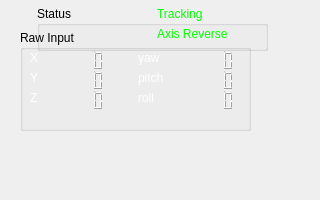
         <widget class="QWidget" name="headPoseWidget" native="true">
          <property name="sizePolicy">
           <sizepolicy hsizetype="Preferred" vsizetype="Preferred">
            <horstretch>0</horstretch>
            <verstretch>0</verstretch>
           </sizepolicy>
          </property>
          <property name="minimumSize">
           <size>
            <width>320</width>
            <height>200</height>
           </size>
          </property>
          <property name="maximumSize">
           <size>
            <width>320</width>
            <height>200</height>
           </size>
          </property>
          <property name="styleSheet">
           <string notr="true"/>
          </property>
          <widget class="QGroupBox" name="groupBox">
           <property name="geometry">
            <rect>
             <x>20</x>
             <y>30</y>
             <width>231</width>
             <height>101</height>
            </rect>
           </property>
           <property name="title">
            <string>Raw Input</string>
           </property>
           <property name="flat">
            <bool>true</bool>
           </property>
           <property name="checkable">
            <bool>false</bool>
           </property>
           <widget class="QLCDNumber" name="lcdNumRotZ">
            <property name="geometry">
             <rect>
              <x>150</x>
              <y>60</y>
              <width>71</width>
              <height>21</height>
             </rect>
            </property>
            <property name="frameShape">
             <enum>QFrame::NoFrame</enum>
            </property>
            <property name="numDigits">
             <number>6</number>
            </property>
           </widget>
           <widget class="QLCDNumber" name="lcdNumRotX">
            <property name="geometry">
             <rect>
              <x>150</x>
              <y>20</y>
              <width>71</width>
              <height>21</height>
             </rect>
            </property>
            <property name="frameShape">
             <enum>QFrame::NoFrame</enum>
            </property>
            <property name="numDigits">
             <number>6</number>
            </property>
           </widget>
           <widget class="QLabel" name="label_4">
            <property name="geometry">
             <rect>
              <x>10</x>
              <y>20</y>
              <width>21</width>
              <height>16</height>
             </rect>
            </property>
            <property name="styleSheet">
             <string notr="true">border:none;
color:white</string>
            </property>
            <property name="text">
             <string>X</string>
            </property>
           </widget>
           <widget class="QLabel" name="label_5">
            <property name="geometry">
             <rect>
              <x>10</x>
              <y>40</y>
              <width>21</width>
              <height>16</height>
             </rect>
            </property>
            <property name="styleSheet">
             <string notr="true">border:none;
color:white;</string>
            </property>
            <property name="text">
             <string>Y</string>
            </property>
           </widget>
           <widget class="QLCDNumber" name="lcdNumZ">
            <property name="geometry">
             <rect>
              <x>30</x>
              <y>60</y>
              <width>61</width>
              <height>21</height>
             </rect>
            </property>
            <property name="frameShape">
             <enum>QFrame::NoFrame</enum>
            </property>
           </widget>
           <widget class="QLabel" name="label_6">
            <property name="geometry">
             <rect>
              <x>10</x>
              <y>60</y>
              <width>21</width>
              <height>16</height>
             </rect>
            </property>
            <property name="styleSheet">
             <string notr="true">color:white;
border:none;</string>
            </property>
            <property name="text">
             <string>Z</string>
            </property>
           </widget>
           <widget class="QLCDNumber" name="lcdNumY">
            <property name="geometry">
             <rect>
              <x>30</x>
              <y>40</y>
              <width>61</width>
              <height>21</height>
             </rect>
            </property>
            <property name="frameShape">
             <enum>QFrame::NoFrame</enum>
            </property>
           </widget>
           <widget class="QLabel" name="label_7">
            <property name="geometry">
             <rect>
              <x>118</x>
              <y>60</y>
              <width>21</width>
              <height>16</height>
             </rect>
            </property>
            <property name="styleSheet">
             <string notr="true">border:none;
color:white;</string>
            </property>
            <property name="text">
             <string>roll</string>
            </property>
           </widget>
           <widget class="QLabel" name="label_8">
            <property name="geometry">
             <rect>
              <x>118</x>
              <y>40</y>
              <width>31</width>
              <height>16</height>
             </rect>
            </property>
            <property name="styleSheet">
             <string notr="true">color:white;
border:none;</string>
            </property>
            <property name="text">
             <string>pitch</string>
            </property>
           </widget>
           <widget class="QLabel" name="label_9">
            <property name="geometry">
             <rect>
              <x>118</x>
              <y>20</y>
              <width>31</width>
              <height>16</height>
             </rect>
            </property>
            <property name="styleSheet">
             <string notr="true">border:none;
color:white;</string>
            </property>
            <property name="text">
             <string>yaw</string>
            </property>
           </widget>
           <widget class="QLCDNumber" name="lcdNumRotY">
            <property name="geometry">
             <rect>
              <x>150</x>
              <y>40</y>
              <width>71</width>
              <height>21</height>
             </rect>
            </property>
            <property name="frameShape">
             <enum>QFrame::NoFrame</enum>
            </property>
            <property name="numDigits">
             <number>6</number>
            </property>
           </widget>
           <widget class="QLCDNumber" name="lcdNumX">
            <property name="geometry">
             <rect>
              <x>30</x>
              <y>20</y>
              <width>61</width>
              <height>21</height>
             </rect>
            </property>
            <property name="frameShape">
             <enum>QFrame::NoFrame</enum>
            </property>
            <property name="numDigits">
             <number>5</number>
            </property>
           </widget>
          </widget>
          <widget class="QGroupBox" name="groupBox_2">
           <property name="geometry">
            <rect>
             <x>37</x>
             <y>6</y>
             <width>231</width>
             <height>45</height>
            </rect>
           </property>
           <property name="minimumSize">
            <size>
             <width>0</width>
             <height>45</height>
            </size>
           </property>
           <property name="maximumSize">
            <size>
             <width>16777215</width>
             <height>45</height>
            </size>
           </property>
           <property name="title">
            <string>Status</string>
           </property>
           <property name="flat">
            <bool>true</bool>
           </property>
           <widget class="QLabel" name="txtTracking">
            <property name="geometry">
             <rect>
              <x>120</x>
              <y>0</y>
              <width>101</width>
              <height>16</height>
             </rect>
            </property>
            <property name="styleSheet">
             <string notr="true">border:none;
color: rgb(0, 255, 0);</string>
            </property>
            <property name="text">
             <string>Tracking</string>
            </property>
           </widget>
           <widget class="QLabel" name="txtAxisReverse">
            <property name="geometry">
             <rect>
              <x>120</x>
              <y>20</y>
              <width>101</width>
              <height>16</height>
             </rect>
            </property>
            <property name="styleSheet">
             <string notr="true">border:none;
color: rgb(0, 255, 0);</string>
            </property>
            <property name="text">
             <string>Axis Reverse</string>
            </property>
           </widget>
          </widget>
         </widget>
